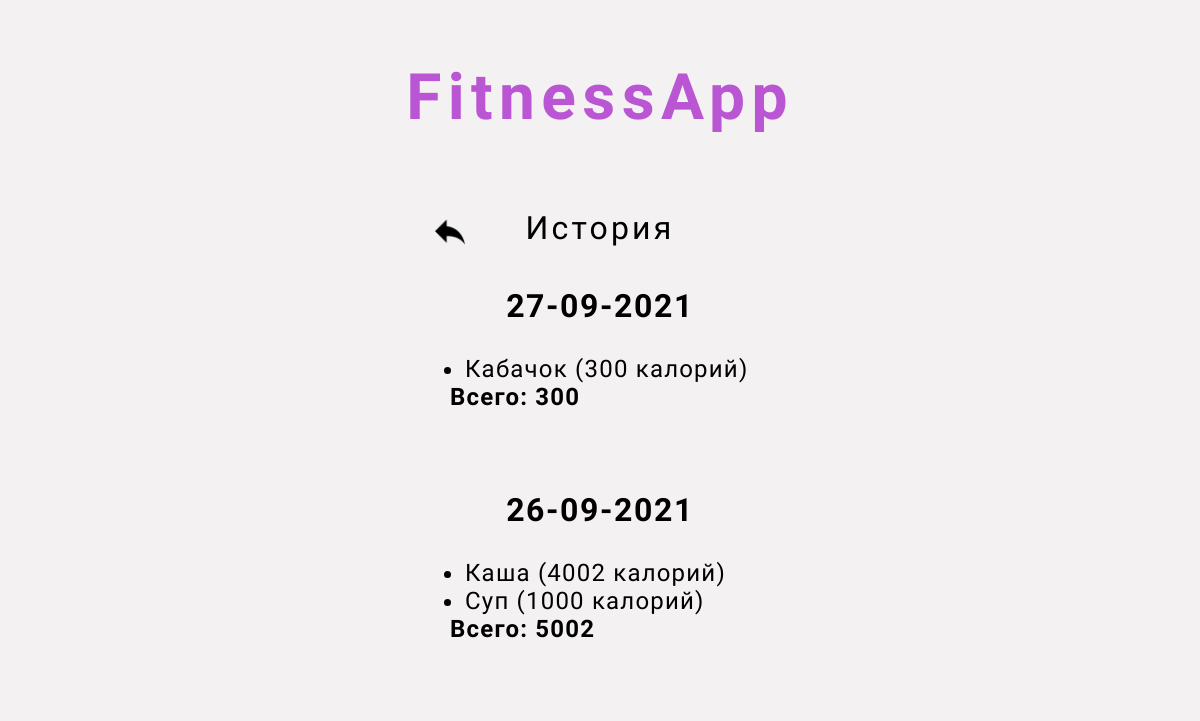
Before: /history/ (signed in) with the older database file.
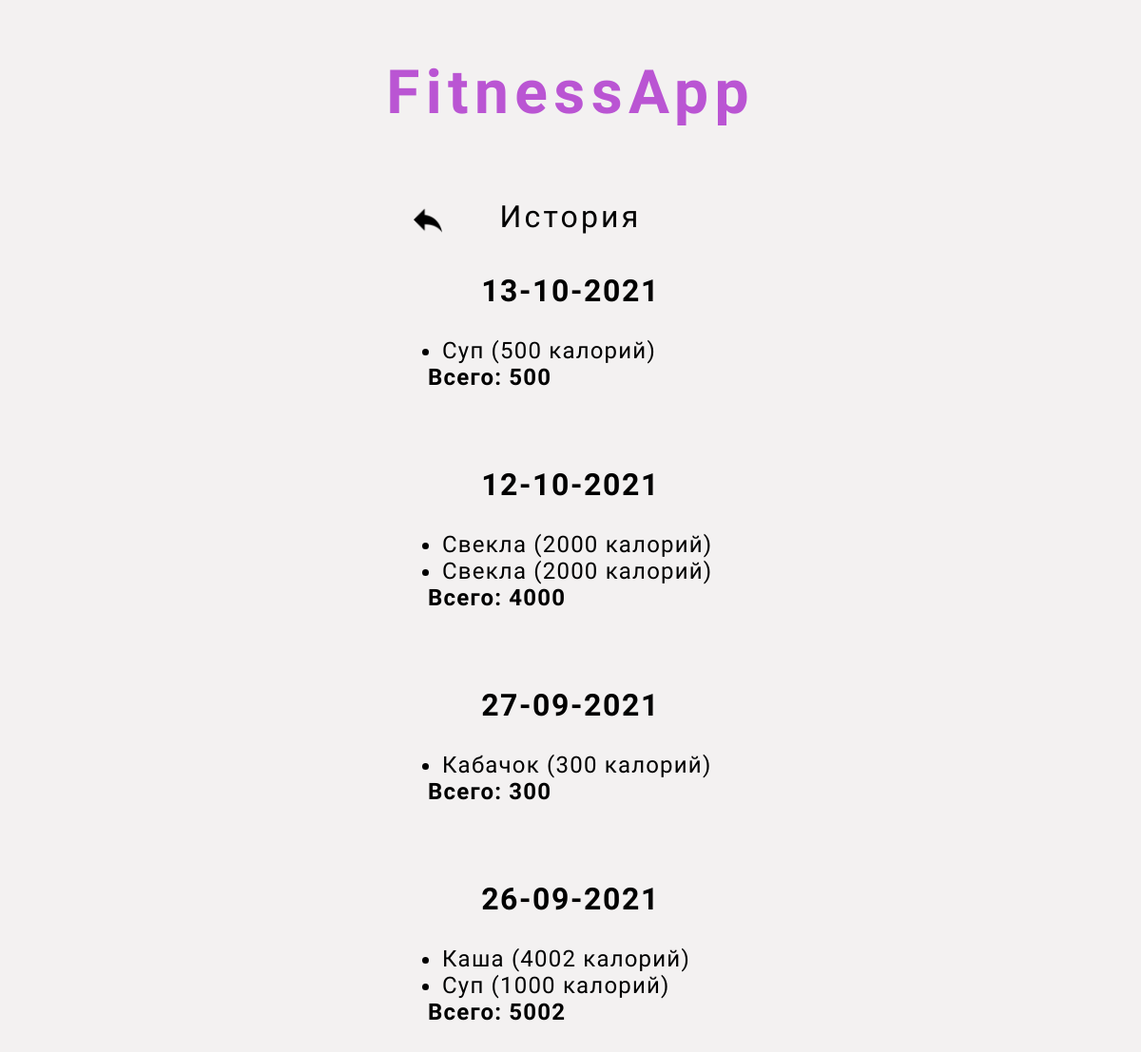
After: the same page with the newer database file.
### main/models.py (models this page shows, shortened)
class Ingestion(models.Model):
    user = models.ForeignKey(User, on_delete=models.CASCADE, default=None)
    food = models.CharField('Еда', max_length=200)
    calories = models.IntegerField('Калории')
    date = models.DateField('Дата', default=datetime.now())

### main/views.py (the view)
# urls.py: path('history/', history),
@login_required(login_url='/login')
def history(request):
    groups = {}
    for ingestion in request.user.ingestion_set.order_by('-date'):
        date = ingestion.date.strftime('%d-%m-%Y')
        if date in groups.keys():
            groups[date][1].append(ingestion)
            groups[date][0] += ingestion.calories
        else:
            groups[date] = [ingestion.calories, [ingestion]]
    return render(request, "main/history.html", {'groups': groups})

### main/templates/main/history.html
{% extends 'main/auth.html' %}
{% block fields %}
    {% load static %}
    <a class="back" href="/"><img src="{% static 'images/back.png' %}" alt="back" width="30"></a>
    <p id="action">История</p>
    {% for key, value in groups.items %}
        <h1>{{ key }}</h1>
        <ul class="list">
            {% for ingestion in value.1 %}
                <li>{{ ingestion.food }} ({{ ingestion.calories }} калорий)</li>
            {% endfor %}
        </ul>
        <h2 class="sum">Всего: {{ value.0 }}</h2>
    {% endfor %}
{% endblock %}

Changed rows visible on the page:
added Ingestion: food "Суп", calories "500", shown under "13-10-2021"
added Ingestion: food "Свекла", calories "2000", shown under "12-10-2021"
added Ingestion: food "Свекла", calories "2000", shown under "12-10-2021"
Other visible differences:
new list line: "13-10-2021 Всего: 500"
new list line: "12-10-2021 Всего: 4000"
